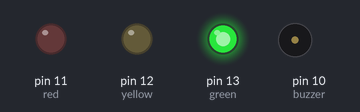
Simulated run of this sketch. Board: Arduino Uno, built with avr-gcc and run on an emulated ATmega328P. On the bench: output pins drawn as LEDs (lit = HIGH), buzzer (waves = sounding).

Above: at 5.0 s.
At 11.5 s:
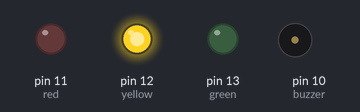
At 13.7 s:
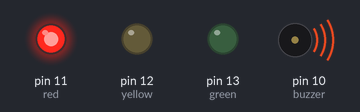
At 19.5 s:
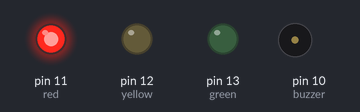
At 25.2 s:
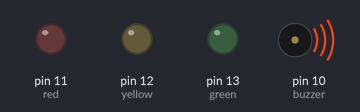
At 26.7 s:
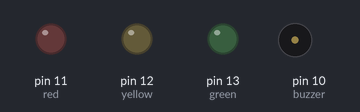
Timing chart, 0 to 35.8 s (numbered marks = the images above):
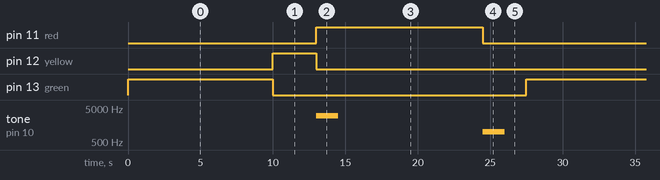

The sketch:

traffic_light_blind_person.ino
```cpp
//Developer: Vitor Augusto Tibério
//Undergraduate - Electrical Engineering - University São Paulo (USP) - Brazil

//Defining the variables

int buzzer = 10;
int green = 13;
int yellow = 12;
int red = 11;

// In the setup, the code is going to run once a time
void setup() {
  pinMode (11, OUTPUT); //red light
  pinMode (12, OUTPUT); //yellow light
  pinMode (13, OUTPUT); //green light
  pinMode (10, OUTPUT); //buzzer

}

void loop() {
  digitalWrite (green, HIGH);
  delay(10000);
  digitalWrite(green, LOW);
  digitalWrite(yellow, HIGH);
  delay(3000);
  digitalWrite(yellow, LOW);
  digitalWrite(red, HIGH);
  tone (buzzer, 3000);
  delay (1500);
  noTone(buzzer);
  delay(10000);
  digitalWrite(red,LOW);
  tone (buzzer, 1000);
  delay (1500);
  noTone (buzzer);
  delay (1500);
}
 
```

Measured:
- by itself, pin 11 (red): alternates HIGH for 11.5 s and LOW for 16.0 s
- by itself, pin 12 (yellow): alternates HIGH for 3.0 s and LOW for 24.5 s
- by itself, pin 13 (green): alternates HIGH for 10.0 s and LOW for 17.5 s
- by itself, tone on pin 10 (buzzer): repeats every 27.5 s: silent 10.0 s, 1000 Hz 1.5 s, silent 14.5 s, 3000 Hz 1.5 s
